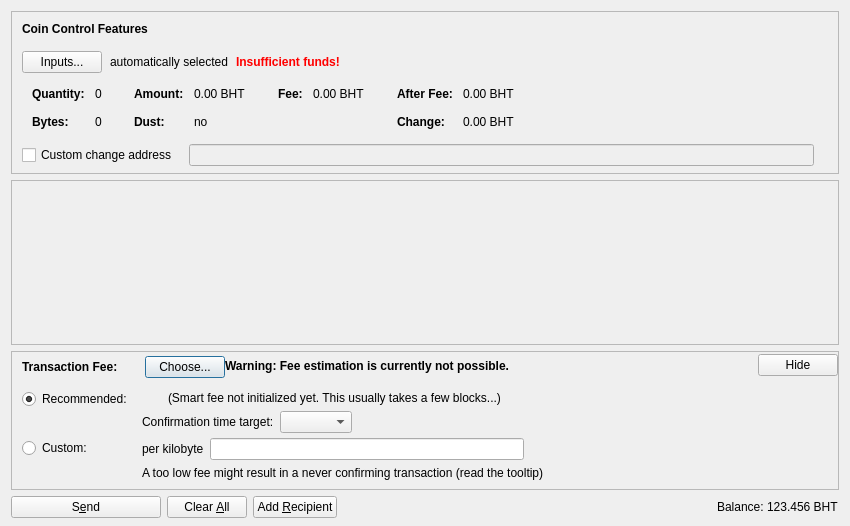
<?xml version="1.0" encoding="UTF-8"?>
<ui version="4.0">
 <class>SendCoinsDialog</class>
 <widget class="QDialog" name="SendCoinsDialog">
  <property name="geometry">
   <rect>
    <x>0</x>
    <y>0</y>
    <width>850</width>
    <height>526</height>
   </rect>
  </property>
  <property name="windowTitle">
   <string>Send Coins</string>
  </property>
  <layout class="QVBoxLayout" name="verticalLayout" stretch="0,1,0,0">
   <property name="bottomMargin">
    <number>8</number>
   </property>
   <item>
    <widget class="QFrame" name="frameCoinControl">
     <property name="sizePolicy">
      <sizepolicy hsizetype="Expanding" vsizetype="Expanding">
       <horstretch>0</horstretch>
       <verstretch>0</verstretch>
      </sizepolicy>
     </property>
     <property name="maximumSize">
      <size>
       <width>16777215</width>
       <height>16777215</height>
      </size>
     </property>
     <property name="frameShape">
      <enum>QFrame::StyledPanel</enum>
     </property>
     <property name="frameShadow">
      <enum>QFrame::Sunken</enum>
     </property>
     <layout class="QVBoxLayout" name="verticalLayoutCoinControl2">
      <property name="spacing">
       <number>0</number>
      </property>
      <property name="leftMargin">
       <number>0</number>
      </property>
      <property name="topMargin">
       <number>0</number>
      </property>
      <property name="rightMargin">
       <number>0</number>
      </property>
      <property name="bottomMargin">
       <number>6</number>
      </property>
      <item>
       <layout class="QVBoxLayout" name="verticalLayoutCoinControl" stretch="0,0,0,0,1">
        <property name="spacing">
         <number>0</number>
        </property>
        <property name="leftMargin">
         <number>10</number>
        </property>
        <property name="topMargin">
         <number>10</number>
        </property>
        <item>
         <layout class="QHBoxLayout" name="horizontalLayoutCoinControl1">
          <property name="bottomMargin">
           <number>15</number>
          </property>
          <item>
           <widget class="QLabel" name="labelCoinControlFeatures">
            <property name="sizePolicy">
             <sizepolicy hsizetype="Preferred" vsizetype="Maximum">
              <horstretch>0</horstretch>
              <verstretch>0</verstretch>
             </sizepolicy>
            </property>
            <property name="font">
             <font>
              <weight>75</weight>
              <bold>true</bold>
             </font>
            </property>
            <property name="styleSheet">
             <string notr="true">font-weight:bold;</string>
            </property>
            <property name="text">
             <string>Coin Control Features</string>
            </property>
           </widget>
          </item>
         </layout>
        </item>
        <item>
         <layout class="QHBoxLayout" name="horizontalLayoutCoinControl2" stretch="0,0,0,0">
          <property name="spacing">
           <number>8</number>
          </property>
          <property name="bottomMargin">
           <number>10</number>
          </property>
          <item>
           <widget class="QPushButton" name="pushButtonCoinControl">
            <property name="styleSheet">
             <string notr="true"/>
            </property>
            <property name="text">
             <string>Inputs...</string>
            </property>
            <property name="autoDefault">
             <bool>false</bool>
            </property>
           </widget>
          </item>
          <item>
           <widget class="QLabel" name="labelCoinControlAutomaticallySelected">
            <property name="text">
             <string>automatically selected</string>
            </property>
            <property name="margin">
             <number>5</number>
            </property>
           </widget>
          </item>
          <item>
           <widget class="QLabel" name="labelCoinControlInsuffFunds">
            <property name="font">
             <font>
              <weight>75</weight>
              <bold>true</bold>
             </font>
            </property>
            <property name="styleSheet">
             <string notr="true">color:red;font-weight:bold;</string>
            </property>
            <property name="text">
             <string>Insufficient funds!</string>
            </property>
            <property name="margin">
             <number>5</number>
            </property>
           </widget>
          </item>
          <item>
           <spacer name="horizontalSpacerCoinControl">
            <property name="orientation">
             <enum>Qt::Horizontal</enum>
            </property>
            <property name="sizeHint" stdset="0">
             <size>
              <width>40</width>
              <height>1</height>
             </size>
            </property>
           </spacer>
          </item>
         </layout>
        </item>
        <item>
         <widget class="QWidget" name="widgetCoinControl" native="true">
          <property name="sizePolicy">
           <sizepolicy hsizetype="Preferred" vsizetype="Preferred">
            <horstretch>0</horstretch>
            <verstretch>0</verstretch>
           </sizepolicy>
          </property>
          <property name="minimumSize">
           <size>
            <width>0</width>
            <height>0</height>
           </size>
          </property>
          <property name="styleSheet">
           <string notr="true"/>
          </property>
          <layout class="QHBoxLayout" name="horizontalLayoutCoinControl5">
           <property name="leftMargin">
            <number>0</number>
           </property>
           <property name="topMargin">
            <number>0</number>
           </property>
           <property name="rightMargin">
            <number>0</number>
           </property>
           <property name="bottomMargin">
            <number>0</number>
           </property>
           <item>
            <layout class="QHBoxLayout" name="horizontalLayoutCoinControl3" stretch="0,0,0,1">
             <property name="spacing">
              <number>20</number>
             </property>
             <property name="topMargin">
              <number>0</number>
             </property>
             <property name="bottomMargin">
              <number>10</number>
             </property>
             <item>
              <layout class="QFormLayout" name="formLayoutCoinControl1">
               <property name="horizontalSpacing">
                <number>10</number>
               </property>
               <property name="verticalSpacing">
                <number>14</number>
               </property>
               <property name="leftMargin">
                <number>10</number>
               </property>
               <property name="topMargin">
                <number>4</number>
               </property>
               <property name="rightMargin">
                <number>6</number>
               </property>
               <item row="0" column="0">
                <widget class="QLabel" name="labelCoinControlQuantityText">
                 <property name="font">
                  <font>
                   <weight>75</weight>
                   <bold>true</bold>
                  </font>
                 </property>
                 <property name="text">
                  <string>Quantity:</string>
                 </property>
                 <property name="margin">
                  <number>0</number>
                 </property>
                </widget>
               </item>
               <item row="0" column="1">
                <widget class="QLabel" name="labelCoinControlQuantity">
                 <property name="cursor">
                  <cursorShape>IBeamCursor</cursorShape>
                 </property>
                 <property name="contextMenuPolicy">
                  <enum>Qt::ActionsContextMenu</enum>
                 </property>
                 <property name="text">
                  <string notr="true">0</string>
                 </property>
                 <property name="margin">
                  <number>0</number>
                 </property>
                 <property name="textInteractionFlags">
                  <set>Qt::LinksAccessibleByMouse|Qt::TextSelectableByKeyboard|Qt::TextSelectableByMouse</set>
                 </property>
                </widget>
               </item>
               <item row="1" column="0">
                <widget class="QLabel" name="labelCoinControlBytesText">
                 <property name="font">
                  <font>
                   <weight>75</weight>
                   <bold>true</bold>
                  </font>
                 </property>
                 <property name="text">
                  <string>Bytes:</string>
                 </property>
                </widget>
               </item>
               <item row="1" column="1">
                <widget class="QLabel" name="labelCoinControlBytes">
                 <property name="cursor">
                  <cursorShape>IBeamCursor</cursorShape>
                 </property>
                 <property name="contextMenuPolicy">
                  <enum>Qt::ActionsContextMenu</enum>
                 </property>
                 <property name="text">
                  <string notr="true">0</string>
                 </property>
                 <property name="textInteractionFlags">
                  <set>Qt::LinksAccessibleByMouse|Qt::TextSelectableByKeyboard|Qt::TextSelectableByMouse</set>
                 </property>
                </widget>
               </item>
              </layout>
             </item>
             <item>
              <layout class="QFormLayout" name="formLayoutCoinControl2">
               <property name="horizontalSpacing">
                <number>10</number>
               </property>
               <property name="verticalSpacing">
                <number>14</number>
               </property>
               <property name="leftMargin">
                <number>6</number>
               </property>
               <property name="topMargin">
                <number>4</number>
               </property>
               <property name="rightMargin">
                <number>6</number>
               </property>
               <item row="0" column="0">
                <widget class="QLabel" name="labelCoinControlAmountText">
                 <property name="font">
                  <font>
                   <weight>75</weight>
                   <bold>true</bold>
                  </font>
                 </property>
                 <property name="text">
                  <string>Amount:</string>
                 </property>
                 <property name="margin">
                  <number>0</number>
                 </property>
                </widget>
               </item>
               <item row="0" column="1">
                <widget class="QLabel" name="labelCoinControlAmount">
                 <property name="cursor">
                  <cursorShape>IBeamCursor</cursorShape>
                 </property>
                 <property name="contextMenuPolicy">
                  <enum>Qt::ActionsContextMenu</enum>
                 </property>
                 <property name="text">
                  <string notr="true">0.00 BHT</string>
                 </property>
                 <property name="textInteractionFlags">
                  <set>Qt::LinksAccessibleByMouse|Qt::TextSelectableByKeyboard|Qt::TextSelectableByMouse</set>
                 </property>
                </widget>
               </item>
               <item row="1" column="0">
                <widget class="QLabel" name="labelCoinControlLowOutputText">
                 <property name="font">
                  <font>
                   <weight>75</weight>
                   <bold>true</bold>
                  </font>
                 </property>
                 <property name="text">
                  <string>Dust:</string>
                 </property>
                </widget>
               </item>
               <item row="1" column="1">
                <widget class="QLabel" name="labelCoinControlLowOutput">
                 <property name="cursor">
                  <cursorShape>IBeamCursor</cursorShape>
                 </property>
                 <property name="contextMenuPolicy">
                  <enum>Qt::ActionsContextMenu</enum>
                 </property>
                 <property name="text">
                  <string notr="true">no</string>
                 </property>
                 <property name="textInteractionFlags">
                  <set>Qt::LinksAccessibleByMouse|Qt::TextSelectableByKeyboard|Qt::TextSelectableByMouse</set>
                 </property>
                </widget>
               </item>
              </layout>
             </item>
             <item>
              <layout class="QFormLayout" name="formLayoutCoinControl3">
               <property name="horizontalSpacing">
                <number>10</number>
               </property>
               <property name="verticalSpacing">
                <number>14</number>
               </property>
               <property name="leftMargin">
                <number>6</number>
               </property>
               <property name="topMargin">
                <number>4</number>
               </property>
               <property name="rightMargin">
                <number>6</number>
               </property>
               <item row="0" column="0">
                <widget class="QLabel" name="labelCoinControlFeeText">
                 <property name="font">
                  <font>
                   <weight>75</weight>
                   <bold>true</bold>
                  </font>
                 </property>
                 <property name="text">
                  <string>Fee:</string>
                 </property>
                 <property name="margin">
                  <number>0</number>
                 </property>
                </widget>
               </item>
               <item row="0" column="1">
                <widget class="QLabel" name="labelCoinControlFee">
                 <property name="cursor">
                  <cursorShape>IBeamCursor</cursorShape>
                 </property>
                 <property name="contextMenuPolicy">
                  <enum>Qt::ActionsContextMenu</enum>
                 </property>
                 <property name="text">
                  <string notr="true">0.00 BHT</string>
                 </property>
                 <property name="textInteractionFlags">
                  <set>Qt::LinksAccessibleByMouse|Qt::TextSelectableByKeyboard|Qt::TextSelectableByMouse</set>
                 </property>
                </widget>
               </item>
              </layout>
             </item>
             <item>
              <layout class="QFormLayout" name="formLayoutCoinControl4">
               <property name="horizontalSpacing">
                <number>10</number>
               </property>
               <property name="verticalSpacing">
                <number>14</number>
               </property>
               <property name="leftMargin">
                <number>6</number>
               </property>
               <property name="topMargin">
                <number>4</number>
               </property>
               <property name="rightMargin">
                <number>6</number>
               </property>
               <item row="0" column="0">
                <widget class="QLabel" name="labelCoinControlAfterFeeText">
                 <property name="font">
                  <font>
                   <weight>75</weight>
                   <bold>true</bold>
                  </font>
                 </property>
                 <property name="text">
                  <string>After Fee:</string>
                 </property>
                 <property name="margin">
                  <number>0</number>
                 </property>
                </widget>
               </item>
               <item row="0" column="1">
                <widget class="QLabel" name="labelCoinControlAfterFee">
                 <property name="cursor">
                  <cursorShape>IBeamCursor</cursorShape>
                 </property>
                 <property name="contextMenuPolicy">
                  <enum>Qt::ActionsContextMenu</enum>
                 </property>
                 <property name="text">
                  <string notr="true">0.00 BHT</string>
                 </property>
                 <property name="textInteractionFlags">
                  <set>Qt::LinksAccessibleByMouse|Qt::TextSelectableByKeyboard|Qt::TextSelectableByMouse</set>
                 </property>
                </widget>
               </item>
               <item row="1" column="0">
                <widget class="QLabel" name="labelCoinControlChangeText">
                 <property name="font">
                  <font>
                   <weight>75</weight>
                   <bold>true</bold>
                  </font>
                 </property>
                 <property name="text">
                  <string>Change:</string>
                 </property>
                </widget>
               </item>
               <item row="1" column="1">
                <widget class="QLabel" name="labelCoinControlChange">
                 <property name="cursor">
                  <cursorShape>IBeamCursor</cursorShape>
                 </property>
                 <property name="contextMenuPolicy">
                  <enum>Qt::ActionsContextMenu</enum>
                 </property>
                 <property name="text">
                  <string notr="true">0.00 BHT</string>
                 </property>
                 <property name="textInteractionFlags">
                  <set>Qt::LinksAccessibleByMouse|Qt::TextSelectableByKeyboard|Qt::TextSelectableByMouse</set>
                 </property>
                </widget>
               </item>
              </layout>
             </item>
            </layout>
           </item>
          </layout>
         </widget>
        </item>
        <item>
         <layout class="QHBoxLayout" name="horizontalLayoutCoinControl4" stretch="0,0,0">
          <property name="spacing">
           <number>12</number>
          </property>
          <property name="sizeConstraint">
           <enum>QLayout::SetDefaultConstraint</enum>
          </property>
          <property name="topMargin">
           <number>5</number>
          </property>
          <property name="rightMargin">
           <number>5</number>
          </property>
          <item>
           <widget class="QCheckBox" name="checkBoxCoinControlChange">
            <property name="toolTip">
             <string>If this is activated, but the change address is empty or invalid, change will be sent to a newly generated address.</string>
            </property>
            <property name="text">
             <string>Custom change address</string>
            </property>
           </widget>
          </item>
          <item>
           <widget class="QValidatedLineEdit" name="lineEditCoinControlChange">
            <property name="enabled">
             <bool>false</bool>
            </property>
            <property name="sizePolicy">
             <sizepolicy hsizetype="Expanding" vsizetype="Fixed">
              <horstretch>0</horstretch>
              <verstretch>0</verstretch>
             </sizepolicy>
            </property>
           </widget>
          </item>
          <item>
           <widget class="QLabel" name="labelCoinControlChangeLabel">
            <property name="sizePolicy">
             <sizepolicy hsizetype="Preferred" vsizetype="Expanding">
              <horstretch>0</horstretch>
              <verstretch>0</verstretch>
             </sizepolicy>
            </property>
            <property name="minimumSize">
             <size>
              <width>0</width>
              <height>0</height>
             </size>
            </property>
            <property name="text">
             <string/>
            </property>
            <property name="margin">
             <number>3</number>
            </property>
           </widget>
          </item>
         </layout>
        </item>
        <item>
         <spacer name="verticalSpacerCoinControl">
          <property name="orientation">
           <enum>Qt::Vertical</enum>
          </property>
          <property name="sizeHint" stdset="0">
           <size>
            <width>800</width>
            <height>1</height>
           </size>
          </property>
         </spacer>
        </item>
       </layout>
      </item>
     </layout>
    </widget>
   </item>
   <item>
    <widget class="QScrollArea" name="scrollArea">
     <property name="widgetResizable">
      <bool>true</bool>
     </property>
     <widget class="QWidget" name="scrollAreaWidgetContents">
      <property name="geometry">
       <rect>
        <x>0</x>
        <y>0</y>
        <width>830</width>
        <height>104</height>
       </rect>
      </property>
      <layout class="QVBoxLayout" name="verticalLayout_2" stretch="0,1">
       <property name="leftMargin">
        <number>0</number>
       </property>
       <property name="topMargin">
        <number>0</number>
       </property>
       <property name="rightMargin">
        <number>0</number>
       </property>
       <property name="bottomMargin">
        <number>0</number>
       </property>
       <item>
        <layout class="QVBoxLayout" name="entries">
         <property name="spacing">
          <number>6</number>
         </property>
        </layout>
       </item>
       <item>
        <spacer name="verticalSpacer">
         <property name="orientation">
          <enum>Qt::Vertical</enum>
         </property>
         <property name="sizeHint" stdset="0">
          <size>
           <width>20</width>
           <height>40</height>
          </size>
         </property>
        </spacer>
       </item>
      </layout>
     </widget>
    </widget>
   </item>
   <item>
    <widget class="QFrame" name="frameFee">
     <property name="sizePolicy">
      <sizepolicy hsizetype="Expanding" vsizetype="Expanding">
       <horstretch>0</horstretch>
       <verstretch>0</verstretch>
      </sizepolicy>
     </property>
     <property name="maximumSize">
      <size>
       <width>16777215</width>
       <height>16777215</height>
      </size>
     </property>
     <property name="frameShape">
      <enum>QFrame::StyledPanel</enum>
     </property>
     <property name="frameShadow">
      <enum>QFrame::Sunken</enum>
     </property>
     <layout class="QVBoxLayout" name="verticalLayoutFee1">
      <property name="spacing">
       <number>0</number>
      </property>
      <property name="leftMargin">
       <number>0</number>
      </property>
      <property name="topMargin">
       <number>0</number>
      </property>
      <property name="rightMargin">
       <number>0</number>
      </property>
      <property name="bottomMargin">
       <number>0</number>
      </property>
      <item>
       <layout class="QVBoxLayout" name="verticalLayoutFee2" stretch="0,0,0">
        <property name="spacing">
         <number>0</number>
        </property>
        <property name="leftMargin">
         <number>10</number>
        </property>
        <property name="topMargin">
         <number>0</number>
        </property>
        <item>
         <layout class="QHBoxLayout" name="horizontalLayoutFee1">
          <property name="bottomMargin">
           <number>0</number>
          </property>
          <item>
           <layout class="QVBoxLayout" name="verticalLayoutFee7">
            <property name="spacing">
             <number>0</number>
            </property>
            <item>
             <spacer name="verticalSpacerSmartFee">
              <property name="orientation">
               <enum>Qt::Vertical</enum>
              </property>
              <property name="sizeType">
               <enum>QSizePolicy::Fixed</enum>
              </property>
              <property name="sizeHint" stdset="0">
               <size>
                <width>1</width>
                <height>4</height>
               </size>
              </property>
             </spacer>
            </item>
            <item>
             <layout class="QHBoxLayout" name="horizontalLayoutSmartFee">
              <property name="spacing">
               <number>10</number>
              </property>
              <item>
               <widget class="QLabel" name="labelFeeHeadline">
                <property name="sizePolicy">
                 <sizepolicy hsizetype="Preferred" vsizetype="Maximum">
                  <horstretch>0</horstretch>
                  <verstretch>0</verstretch>
                 </sizepolicy>
                </property>
                <property name="font">
                 <font>
                  <weight>75</weight>
                  <bold>true</bold>
                 </font>
                </property>
                <property name="styleSheet">
                 <string notr="true">font-weight:bold;</string>
                </property>
                <property name="text">
                 <string>Transaction Fee:</string>
                </property>
               </widget>
              </item>
              <item>
               <widget class="QLabel" name="labelFeeMinimized">
                <property name="text">
                 <string/>
                </property>
               </widget>
              </item>
              <item>
               <widget class="QPushButton" name="buttonChooseFee">
                <property name="text">
                 <string>Choose...</string>
                </property>
               </widget>
              </item>
             </layout>
            </item>
            <item>
             <spacer name="verticalSpacer_5">
              <property name="orientation">
               <enum>Qt::Vertical</enum>
              </property>
              <property name="sizeHint" stdset="0">
               <size>
                <width>1</width>
                <height>1</height>
               </size>
              </property>
             </spacer>
            </item>
           </layout>
          </item>
          <item>
           <widget class="QLabel" name="fallbackFeeWarningLabel">
            <property name="toolTip">
             <string>Using the fallbackfee can result in sending a transaction that will take several hours or days (or never) to confirm. Consider choosing your fee manually or wait until you have validated the complete chain.</string>
            </property>
            <property name="font">
            <font>
                <weight>75</weight>
                <bold>true</bold>
            </font>
            </property>
            <property name="text">
             <string>Warning: Fee estimation is currently not possible.</string>
            </property>
            <property name="wordWrap">
             <bool>false</bool>
            </property>
           </widget>
          </item>
          <item>
           <spacer name="horizontalSpacer_4">
            <property name="orientation">
             <enum>Qt::Horizontal</enum>
            </property>
            <property name="sizeType">
             <enum>QSizePolicy::MinimumExpanding</enum>
            </property>
            <property name="sizeHint" stdset="0">
             <size>
              <width>40</width>
              <height>20</height>
             </size>
            </property>
           </spacer>
          </item>
          <item>
           <widget class="QPushButton" name="buttonMinimizeFee">
            <property name="toolTip">
             <string>collapse fee-settings</string>
            </property>
            <property name="text">
             <string>Hide</string>
            </property>
           </widget>
          </item>
         </layout>
        </item>
        <item>
         <widget class="QFrame" name="frameFeeSelection">
          <layout class="QVBoxLayout" name="verticalLayoutFee12">
           <property name="spacing">
            <number>0</number>
           </property>
           <property name="leftMargin">
            <number>0</number>
           </property>
           <property name="topMargin">
            <number>0</number>
           </property>
           <property name="rightMargin">
            <number>0</number>
           </property>
           <property name="bottomMargin">
            <number>0</number>
           </property>
           <item>
            <layout class="QGridLayout" name="gridLayoutFee">
             <property name="topMargin">
              <number>10</number>
             </property>
             <property name="bottomMargin">
              <number>4</number>
             </property>
             <property name="horizontalSpacing">
              <number>10</number>
             </property>
             <property name="verticalSpacing">
              <number>4</number>
             </property>
             <item row="1" column="1">
              <layout class="QVBoxLayout" name="verticalLayoutFee8">
               <property name="spacing">
                <number>6</number>
               </property>
               <item>
                <layout class="QHBoxLayout" name="horizontalLayoutFee13">
                 <item>
                  <widget class="QLabel" name="labelCustomPerKilobyte">
                   <property name="toolTip">
                    <string>Specify a custom fee per kB (1,000 bytes) of the transaction's virtual size.

Note:  Since the fee is calculated on a per-byte basis, a fee of "100 satoshis per kB" for a transaction size of 500 bytes (half of 1 kB) would ultimately yield a fee of only 50 satoshis.</string>
                   </property>
                   <property name="text">
                    <string>per kilobyte</string>
                   </property>
                  </widget>
                 </item>
                 <item>
                  <widget class="BitcoinAmountField" name="customFee"/>
                 </item>
                 <item>
                  <spacer name="horizontalSpacer_6">
                   <property name="orientation">
                    <enum>Qt::Horizontal</enum>
                   </property>
                   <property name="sizeHint" stdset="0">
                    <size>
                     <width>1</width>
                     <height>1</height>
                    </size>
                   </property>
                  </spacer>
                 </item>
                </layout>
               </item>
               <item>
                <layout class="QHBoxLayout" name="horizontalLayoutFee8">
                 <item>
                  <widget class="QLabel" name="labelCustomFeeWarning">
                   <property name="enabled">
                    <bool>true</bool>
                   </property>
                   <property name="toolTip">
                    <string>When there is less transaction volume than space in the blocks, miners as well as relaying nodes may enforce a minimum fee. Paying only this minimum fee is just fine, but be aware that this can result in a never confirming transaction once there is more demand for bharatcoin transactions than the network can process.</string>
                   </property>
                   <property name="text">
                    <string>A too low fee might result in a never confirming transaction (read the tooltip)</string>
                   </property>
                  </widget>
                 </item>
                 <item>
                  <spacer name="horizontalSpacer_2">
                   <property name="orientation">
                    <enum>Qt::Horizontal</enum>
                   </property>
                   <property name="sizeHint" stdset="0">
                    <size>
                     <width>1</width>
                     <height>1</height>
                    </size>
                   </property>
                  </spacer>
                 </item>
                </layout>
               </item>
              </layout>
             </item>
             <item row="0" column="0">
              <layout class="QVBoxLayout" name="verticalLayoutFee4" stretch="0,1">
               <item>
                <widget class="QRadioButton" name="radioSmartFee">
                 <property name="text">
                  <string>Recommended:</string>
                 </property>
                 <property name="checked">
                  <bool>true</bool>
                 </property>
                 <attribute name="buttonGroup">
                  <string notr="true">groupFee</string>
                 </attribute>
                </widget>
               </item>
               <item>
                <spacer name="verticalSpacer_2">
                 <property name="orientation">
                  <enum>Qt::Vertical</enum>
                 </property>
                 <property name="sizeHint" stdset="0">
                  <size>
                   <width>1</width>
                   <height>1</height>
                  </size>
                 </property>
                </spacer>
               </item>
              </layout>
             </item>
             <item row="1" column="0">
              <layout class="QVBoxLayout" name="verticalLayoutFee9" stretch="0,1">
               <item>
                <widget class="QRadioButton" name="radioCustomFee">
                 <property name="text">
                  <string>Custom:</string>
                 </property>
                 <attribute name="buttonGroup">
                  <string notr="true">groupFee</string>
                 </attribute>
                </widget>
               </item>
               <item>
                <spacer name="verticalSpacer_6">
                 <property name="orientation">
                  <enum>Qt::Vertical</enum>
                 </property>
                 <property name="sizeHint" stdset="0">
                  <size>
                   <width>1</width>
                   <height>1</height>
                  </size>
                 </property>
                </spacer>
               </item>
              </layout>
             </item>
             <item row="0" column="1">
              <layout class="QVBoxLayout" name="verticalLayoutFee3" stretch="0,0,1">
               <property name="spacing">
                <number>6</number>
               </property>
               <property name="topMargin">
                <number>2</number>
               </property>
               <item>
                <layout class="QHBoxLayout" name="horizontalLayoutFee12">
                 <item>
                  <widget class="QLabel" name="labelSmartFee">
                   <property name="text">
                    <string/>
                   </property>
                  </widget>
                 </item>
                 <item>
                  <widget class="QLabel" name="labelFeeEstimation">
                   <property name="text">
                    <string/>
                   </property>
                  </widget>
                 </item>
                 <item>
                  <widget class="QLabel" name="labelSmartFee2">
                   <property name="text">
                    <string>(Smart fee not initialized yet. This usually takes a few blocks...)</string>
                   </property>
                  </widget>
                 </item>
                 <item>
                  <spacer name="horizontalSpacer_5">
                   <property name="orientation">
                    <enum>Qt::Horizontal</enum>
                   </property>
                   <property name="sizeHint" stdset="0">
                    <size>
                     <width>1</width>
                     <height>1</height>
                    </size>
                   </property>
                  </spacer>
                 </item>
                </layout>
               </item>
               <item>
                <layout class="QHBoxLayout" name="horizontalLayoutFee9">
                 <item>
                  <layout class="QVBoxLayout" name="verticalLayoutFee6">
                   <item>
                    <widget class="QLabel" name="labelSmartFee3">
                     <property name="text">
                      <string>Confirmation time target:</string>
                     </property>
                    </widget>
                   </item>
                  </layout>
                 </item>
                 <item>
                  <layout class="QVBoxLayout" name="verticalLayoutFee5">
                   <property name="rightMargin">
                    <number>30</number>
                   </property>
                   <item>
                    <layout class="QHBoxLayout" name="horizontalLayoutConfTarget">
                     <property name="bottomMargin">
                      <number>0</number>
                     </property>
                     <item>
                      <widget class="QComboBox" name="confTargetSelector"/>
                     </item>
                     <item>
                      <spacer name="horizontalSpacerConfTarget">
                       <property name="orientation">
                        <enum>Qt::Horizontal</enum>
                       </property>
                       <property name="sizeHint" stdset="0">
                        <size>
                         <width>40</width>
                         <height>20</height>
                        </size>
                       </property>
                      </spacer>
                     </item>
                    </layout>
                   </item>
                  </layout>
                 </item>
                </layout>
               </item>
               <item>
                <spacer name="verticalSpacer_4">
                 <property name="orientation">
                  <enum>Qt::Vertical</enum>
                 </property>
                 <property name="sizeHint" stdset="0">
                  <size>
                   <width>1</width>
                   <height>1</height>
                  </size>
                 </property>
                </spacer>
               </item>
              </layout>
             </item>
            </layout>
           </item>
          </layout>
         </widget>
        </item>
        <item>
         <spacer name="verticalSpacerFee">
          <property name="orientation">
           <enum>Qt::Vertical</enum>
          </property>
          <property name="sizeHint" stdset="0">
           <size>
            <width>40</width>
            <height>5</height>
           </size>
          </property>
         </spacer>
        </item>
       </layout>
      </item>
     </layout>
    </widget>
   </item>
   <item>
    <layout class="QHBoxLayout" name="horizontalLayout">
     <item>
      <widget class="QPushButton" name="sendButton">
       <property name="minimumSize">
        <size>
         <width>150</width>
         <height>0</height>
        </size>
       </property>
       <property name="toolTip">
        <string>Confirm the send action</string>
       </property>
       <property name="text">
        <string>S&amp;end</string>
       </property>
       <property name="icon">
        <iconset resource="../bitcoin.qrc">
         <normaloff>:/icons/send</normaloff>:/icons/send</iconset>
       </property>
       <property name="autoDefault">
        <bool>false</bool>
       </property>
       <property name="default">
        <bool>false</bool>
       </property>
      </widget>
     </item>
     <item>
      <widget class="QPushButton" name="clearButton">
       <property name="sizePolicy">
        <sizepolicy hsizetype="Minimum" vsizetype="Fixed">
         <horstretch>0</horstretch>
         <verstretch>0</verstretch>
        </sizepolicy>
       </property>
       <property name="toolTip">
        <string>Clear all fields of the form.</string>
       </property>
       <property name="text">
        <string>Clear &amp;All</string>
       </property>
       <property name="icon">
        <iconset resource="../bitcoin.qrc">
         <normaloff>:/icons/remove</normaloff>:/icons/remove</iconset>
       </property>
       <property name="autoDefault">
        <bool>false</bool>
       </property>
      </widget>
     </item>
     <item>
      <widget class="QPushButton" name="addButton">
       <property name="toolTip">
        <string>Send to multiple recipients at once</string>
       </property>
       <property name="text">
        <string>Add &amp;Recipient</string>
       </property>
       <property name="icon">
        <iconset resource="../bitcoin.qrc">
         <normaloff>:/icons/add</normaloff>:/icons/add</iconset>
       </property>
       <property name="autoDefault">
        <bool>false</bool>
       </property>
      </widget>
     </item>
     <item>
      <spacer name="horizontalSpacer">
       <property name="orientation">
        <enum>Qt::Horizontal</enum>
       </property>
       <property name="sizeHint" stdset="0">
        <size>
         <width>40</width>
         <height>20</height>
        </size>
       </property>
      </spacer>
     </item>
     <item>
      <layout class="QHBoxLayout" name="horizontalLayout_2">
       <property name="spacing">
        <number>3</number>
       </property>
       <item>
        <widget class="QLabel" name="label">
         <property name="sizePolicy">
          <sizepolicy hsizetype="Preferred" vsizetype="Fixed">
           <horstretch>0</horstretch>
           <verstretch>0</verstretch>
          </sizepolicy>
         </property>
         <property name="text">
          <string>Balance:</string>
         </property>
        </widget>
       </item>
       <item>
        <widget class="QLabel" name="labelBalance">
         <property name="sizePolicy">
          <sizepolicy hsizetype="Preferred" vsizetype="Fixed">
           <horstretch>0</horstretch>
           <verstretch>0</verstretch>
          </sizepolicy>
         </property>
         <property name="cursor">
          <cursorShape>IBeamCursor</cursorShape>
         </property>
         <property name="text">
          <string notr="true">123.456 BHT</string>
         </property>
         <property name="textInteractionFlags">
          <set>Qt::LinksAccessibleByMouse|Qt::TextSelectableByKeyboard|Qt::TextSelectableByMouse</set>
         </property>
        </widget>
       </item>
      </layout>
     </item>
    </layout>
   </item>
  </layout>
 </widget>
 <customwidgets>
  <customwidget>
   <class>QValidatedLineEdit</class>
   <extends>QLineEdit</extends>
   <header>qt/qvalidatedlineedit.h</header>
  </customwidget>
  <customwidget>
   <class>BitcoinAmountField</class>
   <extends>QLineEdit</extends>
   <header>qt/bitcoinamountfield.h</header>
   <container>1</container>
  </customwidget>
 </customwidgets>
 <resources>
  <include location="../bitcoin.qrc"/>
 </resources>
 <connections/>
 <buttongroups>
  <buttongroup name="groupFee"/>
 </buttongroups>
</ui>
